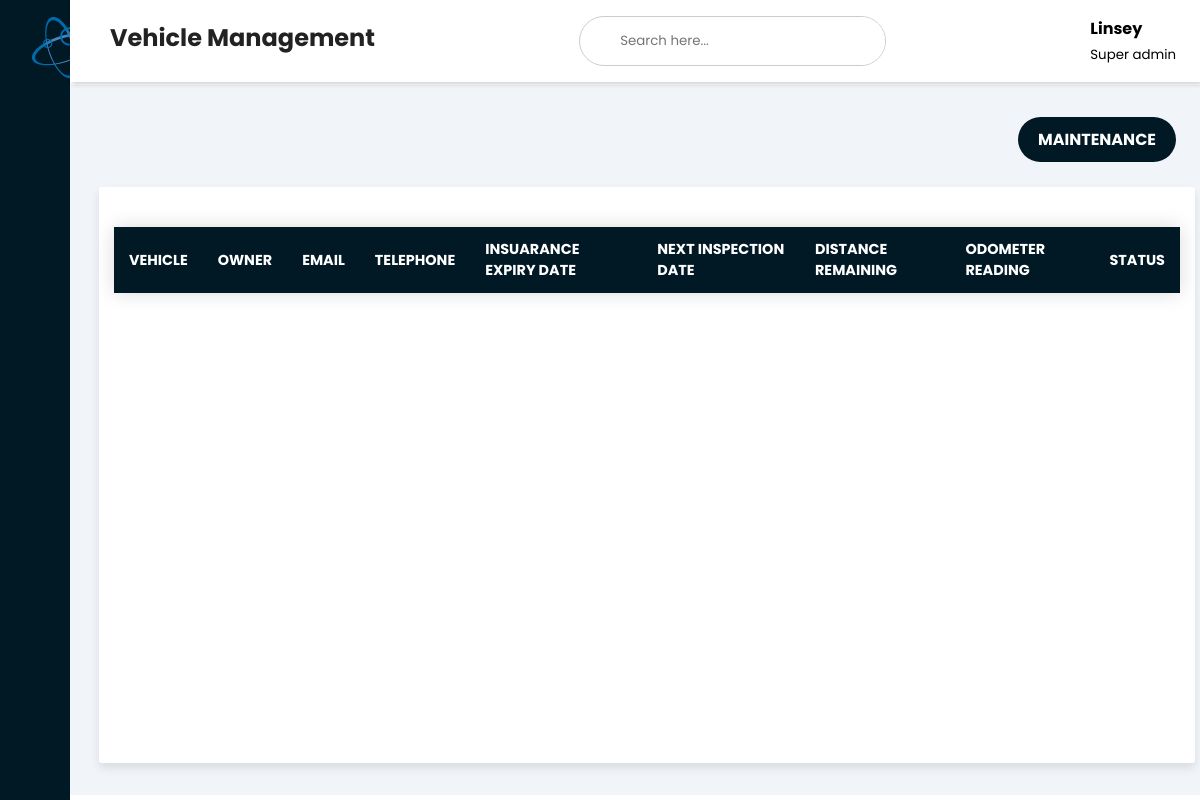
/vehicle (signed in), run on an earlier commit of the app's database.
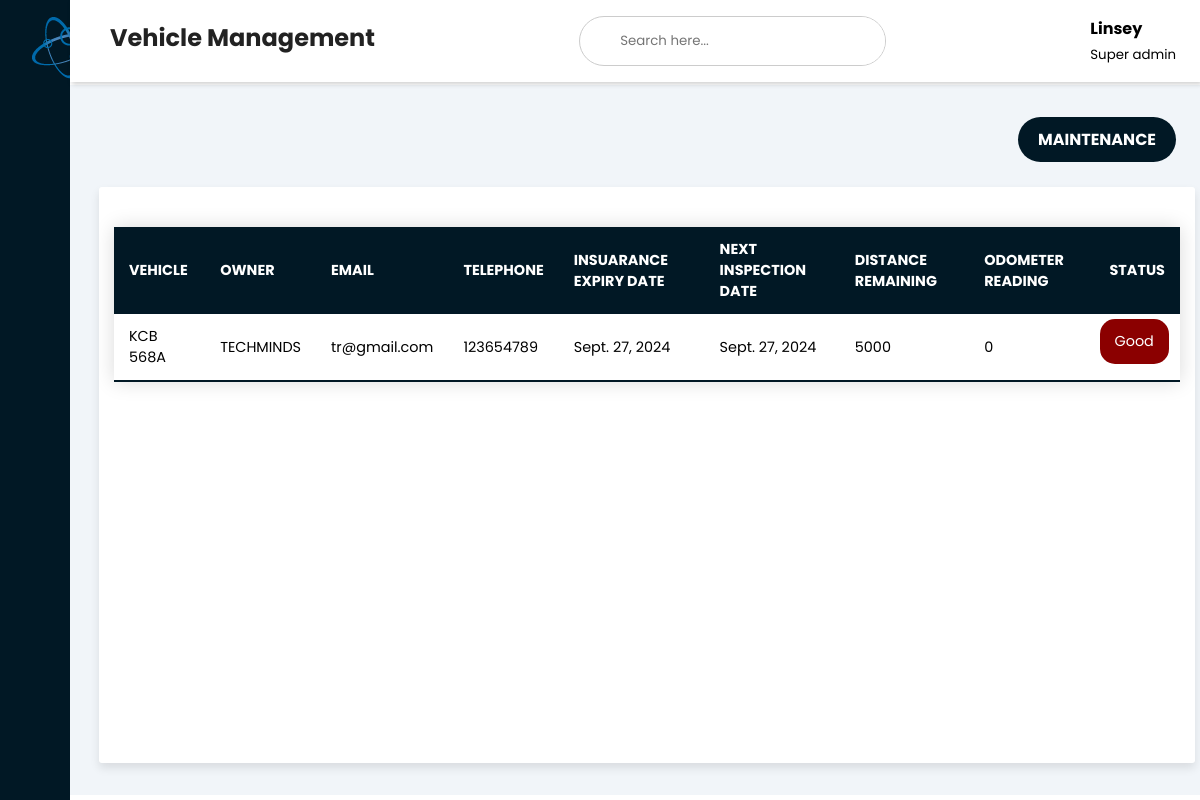
And on a later commit of the database.
### vehicle_app/models.py (models this page shows, shortened)
class Vehicle(models.Model):
    Plate_no = models.CharField(max_length=20, unique=True)
    vehicle_make = models.CharField(max_length=100)
    vehicle_type = models.CharField(max_length=100)
    owner = models.CharField(max_length=50)
    email = models.EmailField(max_length=30)
    telephone = models.IntegerField()
    Insuarance_start_date = models.DateField()
    Insuarance_expiry_date = models.DateField()
    last_inspection_date = models.DateField()
    next_inspection_date = models.DateField()
    last_service_distance = models.IntegerField()
    Distance_remaining = models.IntegerField(default=5000)
    odometer = models.IntegerField(default=0)
    expected_efficiency = models.IntegerField()

### vehicle_app/views.py (the view)
# urls.py: path('vehicle', views.vehicle, name='vehicle'),
@login_required(login_url="")
def vehicle(request):
    vehicles = Vehicle.objects.all()
    objects = []
    for veh in vehicles:
        if veh.Distance_remaining < 500:
            objects.append({"vehicle": veh, "status": "Needs servicing"})
        else:
            objects.append({"vehicle": veh, "status": "Good"})
    return render(request, "vehiclemanagement.html", {"objects": objects})

### templates/vehiclemanagement.html (shortened to what this page needs)
<!DOCTYPE html>
<html lang="en">
  <head>
    <link
      rel="stylesheet"
      href="https://maxst.icons8.com/vue-static/landings/line-awesome/line-awesome/1.3.0/css/line-awesome.min.css"
    />
    <link href="../static/styles.css" rel="stylesheet" />
  </head>
  <body>
    <div class="sidebar">
      <div class="sidebar-brand">
        <h2>
        </h2>
      </div>
      <div class="sidebar-menu">
        <ul>
          <li>
            <a href="{% url 'dashboard'%}"
              ><span class="las la-igloo"></span><span>Dashboard</span></a
            >
          </li>
          <li>
            <a href="http://127.0.0.1:8000/admin/auth/user/"
              ><span class="las la-users"></span><span>Users</span></a
            >
          </li>
          <li>
            <a href="{% url 'drivers'%}"
              ><span class="las la-id-card"></span><span>Drivers</span></a
            >
          </li>
          <li>
            <a href="{% url 'vehicles'%}"
              ><span class="las la-car"></span><span>Vehicles</span></a
            >
          </li>
          <li>
            <a href="{% url 'approvers'%}"
                ><span class="las la-thumbs-up"></span
                ><span>Approvers</span></a
              >
            </li>
          <li>
            <a href="{% url 'journey'%}"
              ><span class="las la-receipt"></span
              ><span>Journey Management</span></a
            >
          </li>
          <li>
            <a href="{% url "vehicle"%}"
              ><span class="las la-clipboard-check"></span
              ><span>Vehicle Management</span></a
            >
          </li>
            <li>
              <a href="{% url "fuel" %}"
                  ><span class="las la-gas-pump"></span
                  ><span>Fuels</span></a
                >
              </li>
            <li>
              <a href="{% url "tracking" %}"
                  ><span class="las la-chart-line"></span
                  ><span>Tracking</span></a
                >
              </li>
        </ul>
        <ul class="bottom-menu">
          <li>
              <a href="{% url 'logout' %}"
                  ><span class="las la-sign-out-alt"></span><span>Logout</span></a
              >
          </li>
      </ul>
      </div>
    </div>
    <div class="main-content">
      <header>
        <h2>
          <label for="nav-toggle">
            <span class="las la-bars"></span>
          </label>
          Vehicle Management
        </h2>
        <div class="search-wrapper">
          <input type="" placeholder="Search here..." />
        </div>
        <div class="user=wrapper">
          <div>
            <h4>{{ request.user.username }}</h4>
            <small>
              {% if request.user.is_superuser %}
                  Super admin
                  {% elif request.user.is_staff %}
                      Staff
                      {% else %}
                          Regular User
                          {% endif %}
            </small>
          </div>
      </header>
      <main>
        <div class="button">
          <a href="{% url "vehiclemaintenance" %}">
          <button>MAINTENANCE</button>
        </a>
        </div>
        <br />
        <div class="container2">
          <table class="content-table">
            <thead>
            <tr>
              <th>VEHICLE</th>
              <th>OWNER</th>
              <th>EMAIL</th>
              <th>TELEPHONE</th>
              <th>INSUARANCE EXPIRY DATE</th>
              <th>NEXT INSPECTION DATE</th>
              <th>DISTANCE REMAINING</th>
              <th>ODOMETER READING</th>
              <th>STATUS</th>
            </tr>
          </thead>
          <tbody>
            {% if objects %}
            {% for item in objects %}
            <tr>
              <td>{{ item.vehicle.Plate_no }}</td>
              <td>{{ item.vehicle.owner }}</td>
              <td>{{ item.vehicle.email }}</td>
              <td>{{ item.vehicle.telephone }}</td>
              <td class="ied">{{ item.vehicle.Insuarance_expiry_date }}</td>
              <td class="ied">{{ item.vehicle.next_inspection_date }}</td>
              <td>{{ item.vehicle.Distance_remaining }}</td>
              <td>{{ item.vehicle.odometer }}</td>
              <td class="status">{{item.status}}</td>
            </tr>
            {% endfor %}
            {% endif %}
          </tbody>
          </table>
        </div>
        </div>
  </body>
</html>

### static/styles.css (style rules this page uses)
:root { --main-color: #011825; --color-dark: #311e1d; --text-grey: #8390a2; }
* { padding: 0; margin: 0; box-sizing: border-box; list-style-type: none; text-decoration: none; font-family: "Poppins", sans-serif; }
.sidebar { width: 345px; position: fixed; left: 0; top: 0; height: 100%; background: var(--main-color); z-index: 100%; transition: width 300ms; }
.sidebar-brand { height: 90px; padding: 1rem 0rem 1rem 2rem; color: #fff; }
.sidebar-menu { margin-top: 1rem; }
.sidebar-menu li { width: 100%; margin-bottom: 1.7rem; padding-left: 1rem; }
.sidebar-menu a { padding-left: 1rem; display: block; color: #fff; font-size: 1.1rem; }
.sidebar-menu a span:first-child { font-size: 1.5rem; padding-right: 1rem; }
.bottom-menu { list-style: none; padding: 0; position: absolute; bottom: 0; width: 100%; }
.bottom-menu li { display: block; padding: 10px 20px; background-color: var(--main-color); }
.bottom-menu li a { text-decoration: none; color: #fff; }
.main-content { transition: margin-left 300ms; margin-left: 345px; }
header { background: #fff; display: flex; justify-content: space-between; padding: 1rem 1.5rem; box-shadow: 2px 2px 5px rgba(0, 0, 0, 0.2); position: fixed; left: 345px; width: calc(100% - 345px); top: 0; z-index: 100; transition: width 300ms; }
header h2 { color: #222; }
header label span { font-size: 1.7rem; padding-right: 1rem; }
.search-wrapper { border: 1px solid #ccc; border-radius: 30px; height: 50px; display: flex; align-items: center; overflow-x: hidden; }
.search-wrapper input { height: 100%; padding: 0.5rem; border: none; outline: none; }
main { margin-top: 85px; padding: 2rem 1.5rem; background: #f1f5f9; min-height: calc(100vh - 90px); }
@media only screen and (max-width: 1200px) { .sidebar { width: 70px; } }
@media only screen and (max-width: 1200px) { .sidebar .sidebar-brand, .sidebar .sidebar li { padding-left: 1rem; text-align: center; } }
@media only screen and (max-width: 1200px) { .sidebar li a { padding-left: 0rem; } }
@media only screen and (max-width: 1200px) { .main-content { margin-left: 70px; } }
@media only screen and (max-width: 1200px) { .main-content header { width: calc(100% - 70px); left: 70px; } }
.button { display: flex; justify-content: right; }
.button a button { padding: 10px 20px; background-color: var(--main-color); color: #ffffff; border: none; border-radius: 25px; font-size: 16px; font-weight: bold; text-align: center; text-decoration: none; display: inline-block; transition: all 0.3s linear; }
.container2 { position: fixed; max-width: 2000px; border-radius: 3px; padding: 15px; margin: 0 5px; scroll-behavior: smooth; background-color: #fff; box-shadow: 0 5px 10px rgba(0, 0, 0, 0.1); overflow: scroll; height: 72%; }
button { display: flex; align-items: center; justify-content: center; height: 45px; max-width: 200px; width: 100%; border: none; outline: none; color: #fff; border-radius: 5px; background-color: var(--main-color); transition: all 0.3s linear; cursor: pointer; }
.content-table { border-collapse: collapse; margin: 25px 0; font-size: 0.9em; min-width: 400px; border-radius: 5px 5px 0 0; overflow: auto; box-shadow: 0 0 20px rgba(0, 0, 0, 0.15); }
.content-table thead tr { background-color: var(--main-color); color: #fff; text-align: left; font-weight: bold; }
.content-table th, .content-table td { padding: 12px 15px; }
.content-table tbody tr { border-bottom: 1px solid #dddddd; }
.content-table tbody tr:last-of-type { border-bottom: 2px solid var(--main-color); }

What changed in the data, as far as the page shows it:
added Vehicle: vehicle.Plate_no "KCB 568A", vehicle.owner "TECHMINDS", vehicle.email "tr@gmail.com", vehicle.telephone "123654789", vehicle.Insuarance_expiry_date "Sept. 27, 2024", vehicle.next_inspection_date "Sept. 27, 2024", vehicle.Distance_remaining "5000", vehicle.odometer "0", status "Good"
